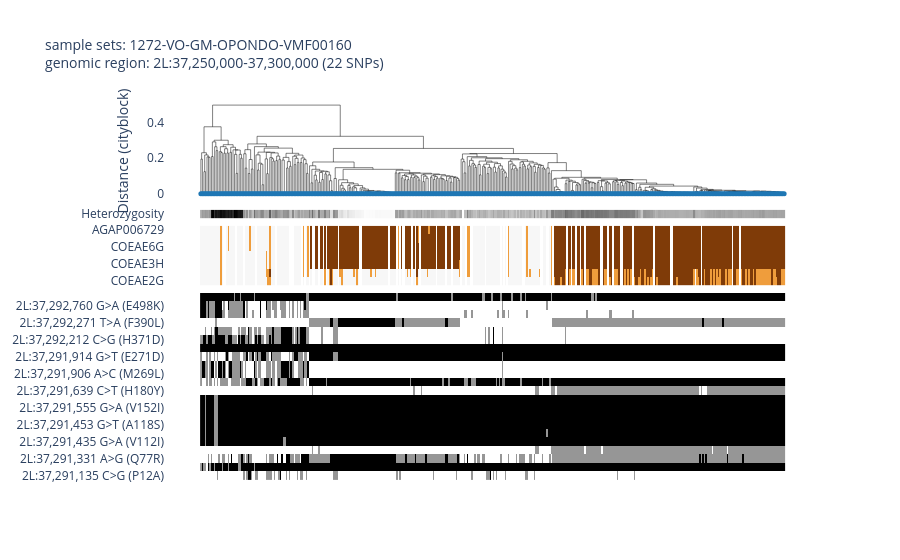

Notebook code cell kept with this figure:
### Code cell
ag3.plot_diplotype_clustering_advanced(
    region=coe_region,
    sample_sets='1272-VO-GM-OPONDO-VMF00160',
    cnv_region=coe_region,
    cnv_max_coverage_variance=0.8,
    snp_transcript='AGAP006726-RA'
    )

### Figure 1 — Plotly figure (JSON) as saved in the notebook; plotly's stock layout.template omitted (floating-point values rounded to 4 significant figures; data arrays with more than 128 entries replaced by an {"elided": "..."} marker saying what was removed)
{"data": [{"hovertemplate": "x=%{x}<br>y=%{y}<extra></extra>", "legendgroup": "", "line": {"color": "black", "dash": "solid", "width": 0.5}, "marker": {"size": 5, "symbol": "circle"}, "mode": "lines", "name": "", "orientation": "v", "showlegend": false, "type": "scatter", "x": {"elided": "1905 float values"}, "xaxis": "x", "y": {"elided": "1905 float values"}, "yaxis": "y"}, {"customdata": {"elided": "382x11 mixed values"}, "hovertemplate": "<b>%{hovertext}</b><br><br>x=%{x}<br>y=%{y}<br>sample_id=%{customdata[0]}<br>partner_sample_id=%{customdata[1]}<br>sample_set=%{customdata[2]}<br>taxon=%{customdata[3]}<br>country=%{customdata[4]}<br>admin1_iso=%{customdata[5]}<br>admin1_name=%{customdata[6]}<br>admin2_name=%{customdata[7]}<br>location=%{customdata[8]}<br>year=%{customdata[9]}<br>month=%{customdata[10]}<extra></extra>", "hovertext": {"elided": "382 str values"}, "legendgroup": "", "line": {"color": "black", "width": 0.5}, "marker": {"color": "#1F77B4", "size": 5, "symbol": "circle"}, "mode": "markers", "name": "", "orientation": "v", "showlegend": false, "type": "scatter", "x": {"elided": "382 int values"}, "xaxis": "x", "y": {"elided": "382 int values"}, "yaxis": "y"}, {"colorscale": [[0, "rgb(255,255,255)"], [0.125, "rgb(240,240,240)"], [0.25, "rgb(217,217,217)"], [0.375, "rgb(189,189,189)"], [0.5, "rgb(150,150,150)"], [0.625, "rgb(115,115,115)"], [0.75, "rgb(82,82,82)"], [0.875, "rgb(37,37,37)"], [1, "rgb(0, 0, 0)"]], "showlegend": false, "showscale": false, "type": "heatmap", "xaxis": "x2", "y": ["Heterozygosity"], "yaxis": "y2", "z": {"elided": "1x382 float values"}}, {"colorscale": [[0, "rgb(45,0,75)"], [0.1, "rgb(84,39,136)"], [0.2, "rgb(128,115,172)"], [0.3, "rgb(178,171,210)"], [0.4, "rgb(216,218,235)"], [0.5, "rgb(247,247,247)"], [0.6, "rgb(254,224,182)"], [0.7, "rgb(253,184,99)"], [0.8, "rgb(224,130,20)"], [0.9, "rgb(179,88,6)"], [1, "rgb(127,59,8)"]], "showlegend": false, "showscale": false, "type": "heatmap", "xaxis": "x3", "y": ["COEAE2G", "COEAE3G", "COEAE3H", "COEAE5G", "COEAE6G", "COEAE7G", "AGAP006729"], "yaxis": "y3", "z": {"elided": "7x382 int values"}, "zmax": 4, "zmin": 0}, {"colorscale": [[0, "rgb(255,255,255)"], [0.125, "rgb(240,240,240)"], [0.25, "rgb(217,217,217)"], [0.375, "rgb(189,189,189)"], [0.5, "rgb(150,150,150)"], [0.625, "rgb(115,115,115)"], [0.75, "rgb(82,82,82)"], [0.875, "rgb(37,37,37)"], [1, "rgb(0, 0, 0)"]], "showlegend": false, "showscale": false, "type": "heatmap", "xaxis": "x4", "y": ["2L:37,291,135 C>G (P12A)", "2L:37,291,292 C>T (A64V)", "2L:37,291,331 A>G (Q77R)", "2L:37,291,408 G>A (V103M)", "2L:37,291,435 G>A (V112I)", "2L:37,291,436 T>C (V112A)", "2L:37,291,453 G>T (A118S)", "2L:37,291,550 C>T (A150V)", "2L:37,291,555 G>A (V152I)", "2L:37,291,560 C>G (D153E)", "2L:37,291,639 C>T (H180Y)", "2L:37,291,753 T>C (F218L)", "2L:37,291,906 A>C (M269L)", "2L:37,291,910 G>A (S270N)", "2L:37,291,914 G>T (E271D)", "2L:37,292,149 A>G (T350A)", "2L:37,292,212 C>G (H371D)", "2L:37,292,214 T>A (H371Q)", "2L:37,292,271 T>A (F390L)", "2L:37,292,739 A>G (T491A)", "2L:37,292,760 G>A (E498K)", "2L:37,292,797 T>A (I510N)"], "yaxis": "y4", "z": {"elided": "22x382 int values"}}], "layout": {"autosize": true, "hovermode": "closest", "legend": {"itemsizing": "constant", "tracegroupgap": 0}, "plot_bgcolor": "white", "title": {"font": {"size": 14}, "text": "sample sets: 1272-VO-GM-OPONDO-VMF00160<br>genomic region: 2L:37,250,000-37,300,000 (22 SNPs)"}, "xaxis": {"anchor": "y", "autorange": true, "domain": [0, 1], "matches": "x4", "range": [-22.65, 403.7], "showticklabels": false, "type": "linear", "visible": false}, "xaxis2": {"anchor": "y2", "autorange": true, "domain": [0, 1], "matches": "x4", "range": [-22.65, 403.7], "showticklabels": false, "visible": false}, "xaxis3": {"anchor": "y3", "autorange": true, "domain": [0, 1], "matches": "x4", "range": [-22.65, 403.7], "showticklabels": false, "visible": false}, "xaxis4": {"anchor": "y4", "autorange": true, "domain": [0, 1], "range": [-22.65, 403.7], "visible": false}, "yaxis": {"anchor": "x", "autorange": true, "domain": [0.7314, 1.0], "range": [-0.03525, 0.5274], "title": {"text": "Distance (cityblock)"}, "type": "linear"}, "yaxis2": {"anchor": "x2", "autorange": true, "domain": [0.689, 0.7114], "range": [-0.5, 0.5], "type": "category"}, "yaxis3": {"anchor": "x3", "autorange": true, "domain": [0.5124, 0.669], "range": [-0.5, 6.5], "type": "category"}, "yaxis4": {"anchor": "x4", "autorange": true, "domain": [0, 0.4924], "range": [-0.5, 21.5], "type": "category"}}}
